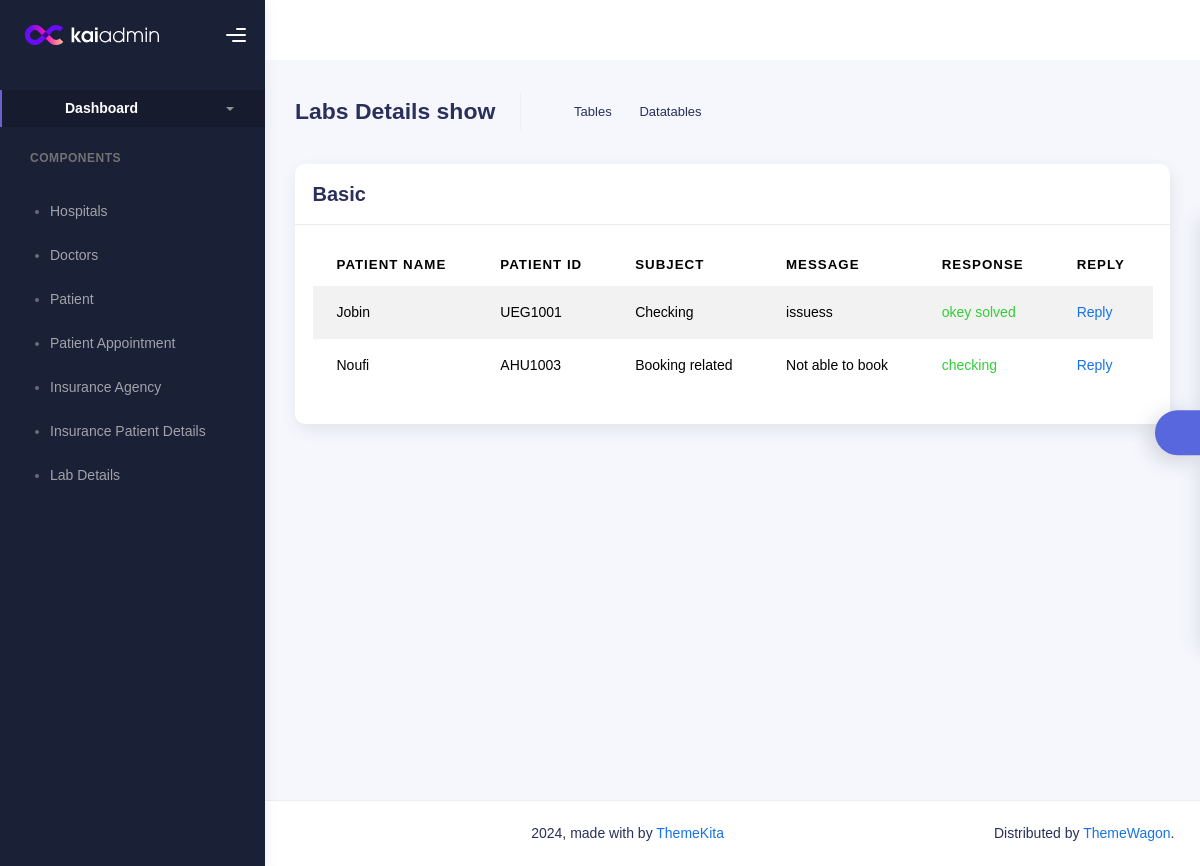
/admin_complaint_list, run on the app's committed database.
### hosp_app/models.py (models this page shows, shortened)
class Complaint(models.Model):
    patient = models.ForeignKey(Patient, on_delete=models.CASCADE)  # ✅ Links to logged-in patient
    subject = models.CharField(max_length=255)
    message = models.TextField()
    submitted_at = models.DateTimeField(auto_now_add=True)  # ✅ Stores submission time
    response = models.TextField(blank=True, null=True)

class Patient(models.Model):
    name = models.CharField(max_length=100)
    address = models.CharField(max_length=100)
    gender = models.CharField(max_length=100)
    age = models.CharField(max_length=100)
    contact = models.CharField(max_length=100)
    loginid = models.ForeignKey(Login, on_delete=models.CASCADE)
    pr_number = models.CharField(max_length=15, unique=True, blank=True, null=True)

### hosp_app/views.py (the view)
# urls.py: path("admin_complaint_list", views.admin_complaint_list, name="admin_complaint_list"),
def admin_complaint_list(request):
    complaints = Complaint.objects.all().order_by("-submitted_at")  # ✅ Fetch complaints in descending order
    return render(request, "admin_complaint_list.html", {"complaints": complaints})

### hosp_app/templates/admin_complaint_list.html (shortened to what this page needs)
{% load static %}
<!DOCTYPE html>
<html lang="en">
  <head>
    <link rel="stylesheet" href="{% static 'kaiadmin-lite-1.2.0/assets/css/bootstrap.min.css' %}" />
    <link rel="stylesheet" href="{% static 'kaiadmin-lite-1.2.0/assets/css/plugins.min.css' %}" />
    <link rel="stylesheet" href="{% static 'kaiadmin-lite-1.2.0/assets/css/kaiadmin.min.css' %}" />
    <link rel="stylesheet" href="{% static 'kaiadmin-lite-1.2.0/assets/css/demo.css' %}" />
  </head>
  <body>
    <div class="wrapper">
      <div class="sidebar" data-background-color="dark">
        <div class="sidebar-logo">
          <div class="logo-header" data-background-color="dark">
            <a href="../index.html" class="logo">
              <img
                src="{% static 'kaiadmin-lite-1.2.0/assets/img/kaiadmin/logo_light.svg' %}"
                alt="navbar brand"
                class="navbar-brand"
                height="20"
              />
            </a>
            <div class="nav-toggle">
              <button class="btn btn-toggle toggle-sidebar">
                <i class="gg-menu-right"></i>
              </button>
            </div>
          </div>
        </div>
        <div class="sidebar-wrapper scrollbar scrollbar-inner">
          <div class="sidebar-content">
            <ul class="nav nav-secondary">
              <ul class="nav nav-secondary">
              <li class="nav-item active">
                <a
                  data-bs-toggle="collapse"
                  href="#dashboard"
                  class="collapsed"
                  aria-expanded="false"
                >
                  <p>Dashboard</p>
                  <span class="caret"></span>
                </a>
              </li>
              <li class="nav-section">
                <h4 class="text-section">Components</h4>
              </li>
              <li class="nav-item">
                <ul class="nav nav-collapse">
                    <li>
                      <a href="hosp_reg_show">
                        <span class="sub-item">Hospitals</span>
                      </a>
                    </li>
                    <li>
                      <a href="doc_reg_show">
                        <span class="sub-item">Doctors</span>
                      </a>
                    </li>
                    <li>
                      <a href="pat_reg_show">
                        <span class="sub-item">Patient</span>
                      </a>
                    </li>
                    <li>
                      <a href="pat_appoint_show_admin">
                        <span class="sub-item">Patient Appointment</span>
                      </a>
                    </li>
                    <li>
                      <a href="ins_show_admin">
                        <span class="sub-item">Insurance Agency</span>
                      </a>
                    </li>
                    <li>
                      <a href="ins_pat_show_admin">
                        <span class="sub-item">Insurance Patient Details</span>
                      </a>
                    </li>
                    <li>
                      <a href="labs_show_admin">
                        <span class="sub-item">Lab Details</span>
                      </a>
                    </li>
                  </ul>
              </li>
            </ul>
          </div>
        </div>
      </div>
      <div class="main-panel">
        <div class="main-header">
        </div>
        <div class="container">
          <div class="page-inner">
            <div class="page-header">
              <h3 class="fw-bold mb-3">Labs Details show</h3>
              <ul class="breadcrumbs mb-3">
                <li class="nav-item">
                  <a href="#">Tables</a>
                </li>
                <li class="nav-item">
                  <a href="#">Datatables</a>
                </li>
              </ul>
            </div>
            <div class="row">
              <div class="col-md-12">
                <div class="card">
                  <div class="card-header">
                    <h4 class="card-title">Basic</h4>
                  </div>
                  <div class="card-body">
                    <div class="table-responsive">
                      <table
                        id="basic-datatables"
                        class="display table table-striped table-hover"
                      >
                        <thead>
                          <tr>
                            <th>Patient Name</th>
                            <th>Patient ID</th>
                            <th>Subject</th>
                            <th>Message</th>
                            <th>Response</th>
                            <th>Reply</th>
                        </tr>
                        </thead>
                        <tbody>
            {% for complaint in complaints %}
            <tr>
                <td>{{ complaint.patient.name }}</td>
                <td>{{ complaint.patient.pr_number }}</td>
                <td>{{ complaint.subject }}</td>
                <td>{{ complaint.message }}</td>
                <td>
                    {% if complaint.response %}
                        <span class="text-success">{{ complaint.response }}</span>
                    {% else %}
                        <span class="text-danger">No response yet</span>
                    {% endif %}
                </td>
                <td>
                    <a href="{% url 'admin_reply' complaint.id %}" class="reply-btn">Reply</a>
                </td>
            </tr>
            {% empty %}
            <tr>
                <td colspan="6" class="text-center text-muted">No complaints found</td>
            </tr>
            {% endfor %}
        </tbody>
                      </table>
                    </div>
                  </div>
                </div>
              </div>
              </div>
              </div>
            </div>
          </div>
        </div>
        <footer class="footer">
          <div class="container-fluid d-flex justify-content-between">
            <nav class="pull-left">
              <ul class="nav">
                <li class="nav-item">
                  <a class="nav-link" href="http://www.themekita.com">
                  </a>
                </li>
                <li class="nav-item">
                  <a class="nav-link" href="#"> Help </a>
                </li>
                <li class="nav-item">
                  <a class="nav-link" href="#"> Licenses </a>
                </li>
              </ul>
            </nav>
            <div class="copyright">
              2024, made with  by
              <a href="http://www.themekita.com">ThemeKita</a>
            </div>
            <div>
              Distributed by
              <a target="_blank" href="https://themewagon.com/">ThemeWagon</a>.
            </div>
          </div>
        </footer>
      <div class="custom-template">
        <div class="custom-toggle">
        </div>
      </div>
  </body>
</html>

### hosp_app/static/kaiadmin-lite-1.2.0/assets/css/demo.css (style rules this page uses)
.custom-template { position: fixed; top: 50%; transform: translateY(-50%); right: -325px; width: 325px; height: max-content; display: block; z-index: 1; background: #ffffff; transition: all .3s; z-index: 1003; box-shadow: -1px 1px 20px rgba(69, 65, 78, 0.15); border-top-left-radius: 5px; border-bottom-left-radius: 5px; transition: all .5s; }
.custom-template .custom-toggle { position: absolute; width: 45px; height: 45px; background: #5867dd; top: 50%; left: -45px; transform: translateY(-50%); display: flex; align-items: center; justify-content: center; text-align: center; border-top-left-radius: 30px; border-bottom-left-radius: 30px; cursor: pointer; color: #ffffff; box-shadow: -5px 5px 20px rgba(69, 65, 78, 0.21); }

### data on the page
Complaint: patient.name "Jobin", patient.pr_number "UEG1001", subject "Checking", message "issuess", response "okey solved"
Complaint: patient.name "Noufi", patient.pr_number "AHU1003", subject "Booking related", message "Not able to book", response "checking"
